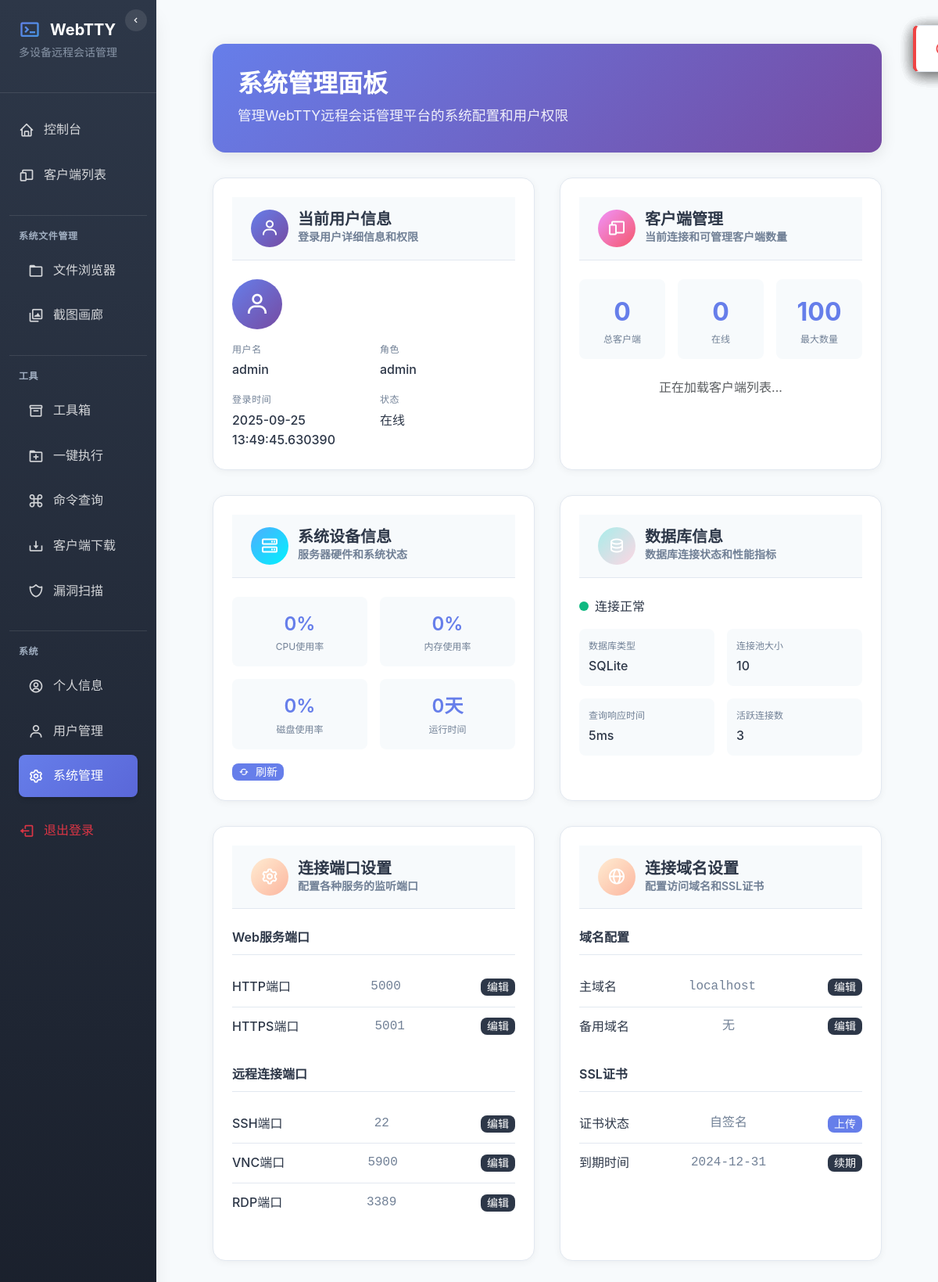
Page /admin (signed in) on the earlier database version.
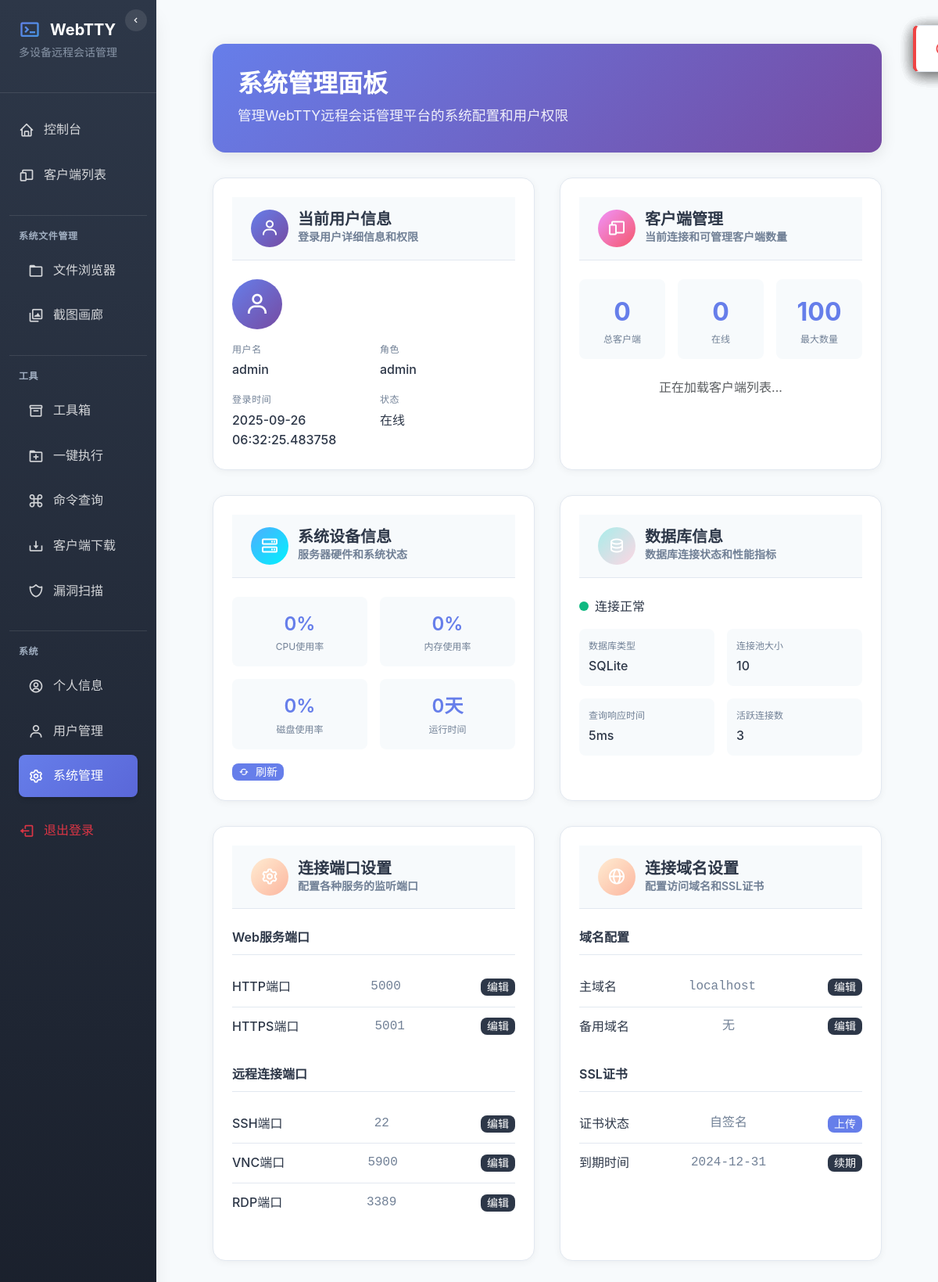
Same page on the later database version.
### models.py (models this page shows, shortened)
class User(db.Model, UserMixin):
    __tablename__ = 'users'
    id = db.Column(db.Integer, primary_key=True)
    username = db.Column(db.String(64), unique=True, nullable=False)
    email = db.Column(db.String(120), unique=True, nullable=False)
    password_hash = db.Column(db.String(128), nullable=False)
    role_id = db.Column(db.Integer, db.ForeignKey('roles.id'))
    parent_id = db.Column(db.Integer, db.ForeignKey('users.id'), nullable=True)
    is_active = db.Column(db.Boolean, default=True)
    created_at = db.Column(db.DateTime, default=datetime.utcnow)
    last_login = db.Column(db.DateTime, nullable=True)
    role_type = db.Column('role', db.String(20), nullable=True)
    updated_at = db.Column(db.DateTime, default=datetime.utcnow, onupdate=datetime.utcnow)
    subordinates = db.relationship('User', backref=db.backref('parent', remote_side=[id]), lazy='dynamic')
    @property
    def password(self):
        raise AttributeError('密码不可读')
    def is_administrator(self):
        if hasattr(self, 'role_type') and self.role_type in {RoleType.SUPER_ADMIN.value, RoleType.ADMIN.value}:
            return True
        return bool(getattr(self, 'role', None) and self.role.name in ['admin', 'manager'])
    def is_guest(self):
        return self.role and self.role.name == 'guest'

class Role(db.Model):
    __tablename__ = 'roles'
    id = db.Column(db.Integer, primary_key=True)
    name = db.Column(db.String(20), unique=True, nullable=False)  # admin, manager, user
    description = db.Column(db.String(255))
    users = db.relationship('User', backref='role', lazy='dynamic')

### web/routes/admin_panel.py (the view)
@admin_panel_bp.route('/admin')
@login_required
@non_guest_required
def admin_panel():
    if not hasattr(current_user, 'role') or not current_user.is_administrator():
        return render_template('dashboard/error.html',
                             error_message='权限不足，需要管理员权限才能访问系统管理面板')
    page_data = {
        'current_user': current_user,
        'page_title': '系统管理面板',
        'breadcrumb': [
            {'name': '首页', 'url': '/'},
            {'name': '系统管理', 'url': None}
        ]
    }
    return render_template('dashboard/admin.html', **page_data)

### templates/dashboard/admin.html (shortened to what this page needs)
{% extends "dashboard/base.html" %}
{% block content %}
<div class="admin-container">
  <div class="admin-header">
    <h1 class="admin-title">系统管理面板</h1>
    <p class="admin-subtitle">管理WebTTY远程会话管理平台的系统配置和用户权限</p>
  </div>
  <div class="admin-grid">
    <div class="admin-card user-info">
      <div class="card-header">
        <div class="card-icon">
          <i class='bx bx-user'></i>
        </div>
        <div>
          <h3 class="card-title">当前用户信息</h3>
          <p class="card-subtitle">登录用户详细信息和权限</p>
        </div>
      </div>
      <div class="user-avatar">
        <i class='bx bx-user'></i>
      </div>
      <div class="user-details">
        <div class="user-detail-item">
          <span class="user-detail-label">用户名</span>
          <span class="user-detail-value">{{ current_user.username }}</span>
        </div>
        <div class="user-detail-item">
          <span class="user-detail-label">角色</span>
          <span class="user-detail-value">{{ current_user.role.name|default('用户') }}</span>
        </div>
        <div class="user-detail-item">
          <span class="user-detail-label">登录时间</span>
          <span class="user-detail-value">{{ current_user.last_login|default('未知') }}</span>
        </div>
        <div class="user-detail-item">
          <span class="user-detail-label">状态</span>
          <span class="user-detail-value">在线</span>
        </div>
      </div>
    </div>
    <div class="admin-card clients">
      <div class="card-header">
        <div class="card-icon">
          <i class='bx bx-devices'></i>
        </div>
        <div>
          <h3 class="card-title">客户端管理</h3>
          <p class="card-subtitle">当前连接和可管理客户端数量</p>
        </div>
      </div>
      <div class="client-stats">
        <div class="client-stat">
          <div class="client-stat-number" id="totalClients">0</div>
          <div class="client-stat-label">总客户端</div>
        </div>
        <div class="client-stat">
          <div class="client-stat-number" id="onlineClients">0</div>
          <div class="client-stat-label">在线</div>
        </div>
        <div class="client-stat">
          <div class="client-stat-number" id="maxClients">100</div>
          <div class="client-stat-label">最大数量</div>
        </div>
      </div>
      <div class="client-list" id="clientList">
        <div class="text-center text-muted">正在加载客户端列表...</div>
      </div>
    </div>
    <div class="admin-card system-info">
      <div class="card-header">
        <div class="card-icon">
          <i class='bx bx-server'></i>
        </div>
        <div>
          <h3 class="card-title">系统设备信息</h3>
          <p class="card-subtitle">服务器硬件和系统状态</p>
        </div>
      </div>
      <div class="system-stats">
        <div class="system-stat">
          <div class="system-stat-value" id="cpuUsage">0%</div>
          <div class="system-stat-label">CPU使用率</div>
        </div>
        <div class="system-stat">
          <div class="system-stat-value" id="memoryUsage">0%</div>
          <div class="system-stat-label">内存使用率</div>
        </div>
        <div class="system-stat">
          <div class="system-stat-value" id="diskUsage">0%</div>
          <div class="system-stat-label">磁盘使用率</div>
        </div>
        <div class="system-stat">
          <div class="system-stat-value" id="uptime">0天</div>
          <div class="system-stat-label">运行时间</div>
        </div>
      </div>
      <div class="mt-3">
        <button class="btn btn-primary btn-sm" onclick="refreshSystemInfo()">
          <i class='bx bx-refresh'></i> 刷新
        </button>
      </div>
    </div>
    <div class="admin-card database">
      <div class="card-header">
        <div class="card-icon">
          <i class='bx bx-data'></i>
        </div>
        <div>
          <h3 class="card-title">数据库信息</h3>
          <p class="card-subtitle">数据库连接状态和性能指标</p>
        </div>
      </div>
      <div class="db-status">
        <div class="db-status-indicator" id="dbStatusIndicator"></div>
        <span class="db-status-text" id="dbStatusText">连接正常</span>
      </div>
      <div class="db-info">
        <div class="db-info-item">
          <div class="db-info-label">数据库类型</div>
          <div class="db-info-value" id="dbType">SQLite</div>
        </div>
        <div class="db-info-item">
          <div class="db-info-label">连接池大小</div>
          <div class="db-info-value" id="dbPoolSize">10</div>
        </div>
        <div class="db-info-item">
          <div class="db-info-label">查询响应时间</div>
          <div class="db-info-value" id="dbResponseTime">5ms</div>
        </div>
        <div class="db-info-item">
          <div class="db-info-label">活跃连接数</div>
          <div class="db-info-value" id="dbActiveConnections">3</div>
        </div>
      </div>
    </div>
    <div class="admin-card settings">
      <div class="card-header">
        <div class="card-icon">
          <i class='bx bx-cog'></i>
        </div>
        <div>
          <h3 class="card-title">连接端口设置</h3>
          <p class="card-subtitle">配置各种服务的监听端口</p>
        </div>
      </div>
      <div class="setting-group">
        <div class="setting-group-title">Web服务端口</div>
        <div class="setting-item">
          <span class="setting-label">HTTP端口</span>
          <span class="setting-value">5000</span>
          <div class="setting-actions">
            <button class="btn btn-secondary btn-sm" onclick="editPort('http', 5000)">编辑</button>
          </div>
        </div>
        <div class="setting-item">
          <span class="setting-label">HTTPS端口</span>
          <span class="setting-value">5001</span>
          <div class="setting-actions">
            <button class="btn btn-secondary btn-sm" onclick="editPort('https', 5001)">编辑</button>
          </div>
        </div>
      </div>
      <div class="setting-group">
        <div class="setting-group-title">远程连接端口</div>
        <div class="setting-item">
          <span class="setting-label">SSH端口</span>
          <span class="setting-value">22</span>
          <div class="setting-actions">
            <button class="btn btn-secondary btn-sm" onclick="editPort('ssh', 22)">编辑</button>
          </div>
        </div>
        <div class="setting-item">
          <span class="setting-label">VNC端口</span>
          <span class="setting-value">5900</span>
          <div class="setting-actions">
            <button class="btn btn-secondary btn-sm" onclick="editPort('vnc', 5900)">编辑</button>
          </div>
        </div>
        <div class="setting-item">
          <span class="setting-label">RDP端口</span>
          <span class="setting-value">3389</span>
          <div class="setting-actions">
            <button class="btn btn-secondary btn-sm" onclick="editPort('rdp', 3389)">编辑</button>
          </div>
        </div>
      </div>
    </div>
    <div class="admin-card settings">
      <div class="card-header">
        <div class="card-icon">
          <i class='bx bx-globe'></i>
        </div>
        <div>
          <h3 class="card-title">连接域名设置</h3>
          <p class="card-subtitle">配置访问域名和SSL证书</p>
        </div>
      </div>
      <div class="setting-group">
        <div class="setting-group-title">域名配置</div>
        <div class="setting-item">
          <span class="setting-label">主域名</span>
          <span class="setting-value" id="mainDomain">localhost</span>
          <div class="setting-actions">
            <button class="btn btn-secondary btn-sm" onclick="editDomain('main')">编辑</button>
          </div>
        </div>
        <div class="setting-item">
          <span class="setting-label">备用域名</span>
          <span class="setting-value" id="backupDomain">无</span>
          <div class="setting-actions">
            <button class="btn btn-secondary btn-sm" onclick="editDomain('backup')">编辑</button>
          </div>
        </div>
      </div>
      <div class="setting-group">
        <div class="setting-group-title">SSL证书</div>
        <div class="setting-item">
          <span class="setting-label">证书状态</span>
          <span class="setting-value" id="sslStatus">自签名</span>
          <div class="setting-actions">
            <button class="btn btn-primary btn-sm" onclick="uploadSSL()">上传</button>
          </div>
        </div>
        <div class="setting-item">
          <span class="setting-label">到期时间</span>
          <span class="setting-value" id="sslExpiry">2024-12-31</span>
          <div class="setting-actions">
            <button class="btn btn-secondary btn-sm" onclick="renewSSL()">续期</button>
          </div>
        </div>
      </div>
    </div>
  </div>
</div>
{% endblock %}

### templates/dashboard/base.html (shortened to what this page needs)
<!DOCTYPE html>
<html lang="zh-CN">
<head>
  <link href="https://cdn.jsdelivr.net/npm/bootstrap@5.3.0/dist/css/bootstrap.min.css" rel="stylesheet">
  <link href="https://cdn.jsdelivr.net/npm/boxicons@2.0.7/css/boxicons.min.css" rel="stylesheet">
  <link rel="stylesheet" href="{{ url_for('static', filename='css/base.css') }}">
  <link rel="stylesheet" href="{{ url_for('static', filename='css/layout.css') }}">
  <link rel="stylesheet" href="{{ url_for('static', filename='css/components.css') }}">
</head>
<body>
  <div class="app-layout">
    <nav class="sidebar">
      <div class="sidebar-header">
        <button class="sidebar-toggle" onclick="toggleSidebar()">
          <i class='bx bx-chevron-left'></i>
        </button>
        <h3 class="sidebar-title">
          <i class='bx bx-terminal'></i>
          <span>WebTTY</span>
        </h3>
        <p class="sidebar-subtitle">多设备远程会话管理</p>
      </div>
      <div class="sidebar-nav">
        <div class="nav-item">
          <a href="{{ url_for('dashboard.index') }}" class="nav-link {% if request.endpoint == 'dashboard.index' %}active{% endif %}">
            <i class='bx bx-home'></i>
            <span>控制台</span>
          </a>
        </div>
        <div class="nav-item">
          <a href="{{ url_for('dashboard.clients') }}" class="nav-link {% if request.endpoint == 'dashboard.clients' %}active{% endif %}">
            <i class='bx bx-devices'></i>
            <span>客户端列表</span>
          </a>
        </div>
        <div class="nav-section">
          <div class="nav-section-title">系统文件管理</div>
          <div class="nav-item">
            <a href="{{ url_for('assets.downloads') }}" class="nav-link {% if request.endpoint == 'assets.downloads' %}active{% endif %}">
              <i class='bx bx-folder'></i>
              <span>文件浏览器</span>
            </a>
          </div>
          <div class="nav-item">
            <a href="{{ url_for('assets.screenshots') }}" class="nav-link {% if request.endpoint == 'assets.screenshots' %}active{% endif %}">
              <i class='bx bx-images'></i>
              <span>截图画廊</span>
            </a>
          </div>
        </div>
        <div class="nav-section">
          <div class="nav-section-title">工具</div>
          <div class="nav-item">
            <a href="{{ url_for('toolbox.toolbox') }}" class="nav-link {% if request.endpoint == 'toolbox.toolbox' %}active{% endif %}">
              <i class='bx bx-box'></i>
              <span>工具箱</span>
            </a>
          </div>
          <div class="nav-item">
            <a href="{{ url_for('assets.file_manager') }}" class="nav-link {% if request.endpoint == 'assets.shell_script' %}active{% endif %}">
              <i class='bx bx-folder-plus'></i>
              <span>一键执行</span>
            </a>
          </div>
          <div class="nav-item">
            <a href="{{ url_for('assets.commands') }}" class="nav-link {% if request.endpoint == 'assets.commands' %}active{% endif %}">
              <i class='bx bx-command'></i>
              <span>命令查询</span>
            </a>
          </div>
          <div class="nav-item">
            <a href="{{ url_for('assets.client_download') }}" class="nav-link {% if request.endpoint == 'assets.client_download' %}active{% endif %}">
              <i class='bx bx-download'></i>
              <span>客户端下载</span>
            </a>
          </div>
          <div class="nav-item">
            <a href="{{ url_for('vulnerability_scan.vulnerability_scan_page') }}" class="nav-link {% if request.endpoint == 'vulnerability_scan.vulnerability_scan_page' %}active{% endif %}">
              <i class='bx bx-shield-alt-2'></i>
              <span>漏洞扫描</span>
            </a>
          </div>
        </div>
        <div class="nav-section">
          <div class="nav-section-title">系统</div>
          <div class="nav-item">
            <a href="{{ url_for('profile.index') }}" class="nav-link {% if request.endpoint == 'profile.index' %}active{% endif %}">
              <i class='bx bx-user-circle'></i>
              <span>个人信息</span>
            </a>
          </div>
          <div class="nav-item">
            <a href="{{ url_for('user_management.user_management') }}" class="nav-link {% if request.endpoint == 'user_management.user_management' %}active{% endif %}">
              <i class='bx bx-user'></i>
              <span>用户管理</span>
            </a>
          </div>
          <div class="nav-item">
            <a href="{{ url_for('admin_panel.admin_panel') }}" class="nav-link {% if request.endpoint == 'admin_panel.admin_panel' %}active{% endif %}">
              <i class='bx bx-cog'></i>
              <span>系统管理</span>
            </a>
          </div>
        </div>
        <div class="nav-item mt-auto">
          <a href="{{ url_for('auth.logout') }}" class="nav-link text-danger">
            <i class='bx bx-log-out'></i>
            <span>退出登录</span>
          </a>
        </div>
      </div>
    </nav>
    <main class="main-content">
      <div class="content-wrapper">
        {% block content %}{% endblock %}
      </div>
    </main>
  </div>
</body>
</html>

Differences in the rows shown:
changed User "admin": last_login "2025-09-25 13:49:45.630390" → "2025-09-26 06:32:25.483758"
